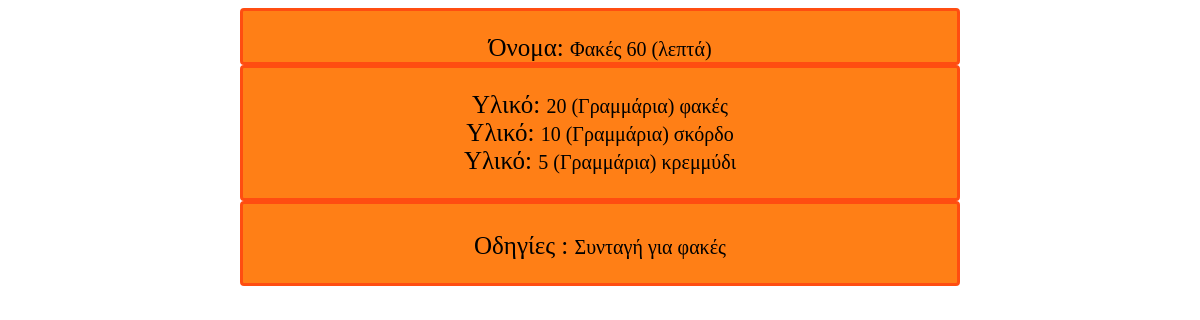
Page /searchcategory.php on the committed database.
### tables this page shows
CREATE TABLE `recipes` (
  `ID` int(4) NOT NULL,
  `recipeName` varchar(50) NOT NULL,
  `recipeCategory` int(4) NOT NULL,
  `recipeTime` int(4) NOT NULL,
  `quantity1` int(10) DEFAULT NULL,
  `material1` varchar(20) DEFAULT NULL,
  `quantity2` int(10) DEFAULT NULL,
  `material2` varchar(20) DEFAULT NULL,
  `quantity3` int(10) DEFAULT NULL,
  `material3` varchar(20) DEFAULT NULL,
  `quantity4` int(10) DEFAULT NULL,
  `material4` varchar(20) DEFAULT NULL,
  `quantity5` int(10) DEFAULT NULL,
  `material5` varchar(20) DEFAULT NULL,
  `quantity6` int(10) DEFAULT NULL,
  `material6` varchar(20) DEFAULT NULL,
  `quantity7` int(10) DEFAULT NULL,
  `material7` varchar(20) DEFAULT NULL,
  `quantity8` int(10) DEFAULT NULL,
  `material8` varchar(20) DEFAULT NULL,
  `quantity9` int(10) DEFAULT NULL,
  `material9` varchar(20) DEFAULT NULL,
  `quantity10` int(10) DEFAULT NULL,
  `material10` varchar(20) DEFAULT NULL,
  `quantity11` int(10) DEFAULT NULL,
  `material11` varchar(20) DEFAULT NULL,
  `quantity12` int(10) DEFAULT NULL,
  `material12` varchar(20) DEFAULT NULL,
  `quantity13` int(10) DEFAULT NULL,
  `material13` varchar(20) DEFAULT NULL,
  `quantity14` int(10) DEFAULT NULL,
  `material14` varchar(20) DEFAULT NULL,
  `quantity15` int(10) DEFAULT NULL,
  `material15` varchar(20) DEFAULT NULL,
  `directions` varchar(5000) DEFAULT NULL
);

CREATE TABLE `materials` (
  `ID` int(4) NOT NULL,
  `name` varchar(20) NOT NULL,
  `measurementUnit` int(1) NOT NULL,
  `quantity` int(10) NOT NULL
);

### searchcategory.php (the view, shortened to what this page needs)
<!DOCTYPE html>
<html>
	<head>
		<link rel='stylesheet' type='text/css' href='style.css' />
	</head>
	<body>
<?php
	$category=$_POST['recipeCategory'];
	$all_rows=mysql_query("SELECT * FROM recipes WHERE recipeCategory='".$category."'");
	while($row=mysql_fetch_array($all_rows))
	{
		$recipeName= $row["recipeName"];
		$recipeTime= $row["recipeTime"];
		$quantity[1]=$row["quantity1"];
		$material[1]=$row["material1"];
		$quantity[2]=$row["quantity2"];
		$material[2]=$row["material2"];
		$quantity[3]=$row["quantity3"];
		$material[3]=$row["material3"];
		$quantity[4]=$row["quantity4"];
		$material[4]=$row["material4"];
		$quantity[5]=$row["quantity5"];
		$material[5]=$row["material5"];
		$quantity[6]=$row["quantity6"];
		$material[6]=$row["material6"];
		$quantity[7]=$row["quantity7"];
		$material[7]=$row["material7"];
		$quantity[8]=$row["quantity8"];
		$material[8]=$row["material8"];
		$quantity[9]=$row["quantity9"];
		$material[9]=$row["material9"];
		$quantity[10]=$row["quantity10"];
		$material[10]=$row["material10"];
		$quantity[11]=$row["quantity11"];
		$material[11]=$row["material11"];
		$quantity[12]=$row["quantity12"];
		$material[12]=$row["material12"];
		$quantity[13]=$row["quantity13"];
		$material[13]=$row["material13"];
		$quantity[14]=$row["quantity14"];
		$material[14]=$row["material14"];
		$quantity[15]=$row["quantity15"];
		$material[15]=$row["material15"];
		$directions=$row["directions"];
		echo ("<div id='index'>");
		echo ("<br/><span class='bold'>  Όνομα:  </span>".$recipeName."");
		echo ("  ".$recipeTime." (λεπτά)<br/>");
		echo ("</div><div id='index'><br/>");
		for($i=1;$i<16;$i++)
		{
			$a=$material[$i];
			$b=$quantity[$i];
			if ($a != 0)
			{
				$materialName= mysql_query("SELECT name, measurementUnit FROM materials WHERE ID='".$a."'");
				while($row=mysql_fetch_array($materialName))
				{
					$c=$row["name"];
					$d=$row["measurementUnit"];
				}
				echo ("<span class='bold'>Υλικό: </span> ".$b." ");
				if($d==0)
				{
					$e=(" (Τεμάχια)");
				}
				else
				{
					$e=(" (Γραμμάρια)");
				}
				echo ("".$e." ".$c." <br/>");
			}
		}
		echo ("<br/></div><div id='index'>");
		echo ("<span class='bold'><br/>Οδηγίες : </span>".$directions."<br/><br/>");
		echo ("</div><br/><br/>");
	}
?>
	</body>
</html>

### style.css (style rules this page uses)
body { text-align: center; margin-left:auto; margin-right:auto; width: 60%; height: 60%; font: 20px Times New Roman; }
.bold { background-color:#ff7f16; font: 25px bold; }
#index { background-color:#ff7f16; border-style: solid; border-color:#ff4d11; border-radius:4px; margin-top:auto; margin-bottom:auto; }
html { background: url(images/img1.jpg) no-repeat center fixed; background-size: cover; }

### rows in the picture
recipes: recipeName "Φακές", recipeTime "60", quantity1 "20", quantity3 "5", directions "Συνταγή για φακές"
materials: measurementUnit "(Γραμμάρια)", name "φακές"
materials: b "10", measurementUnit "(Γραμμάρια)", name "σκόρδο"
materials: measurementUnit "(Γραμμάρια)", name "κρεμμύδι"
